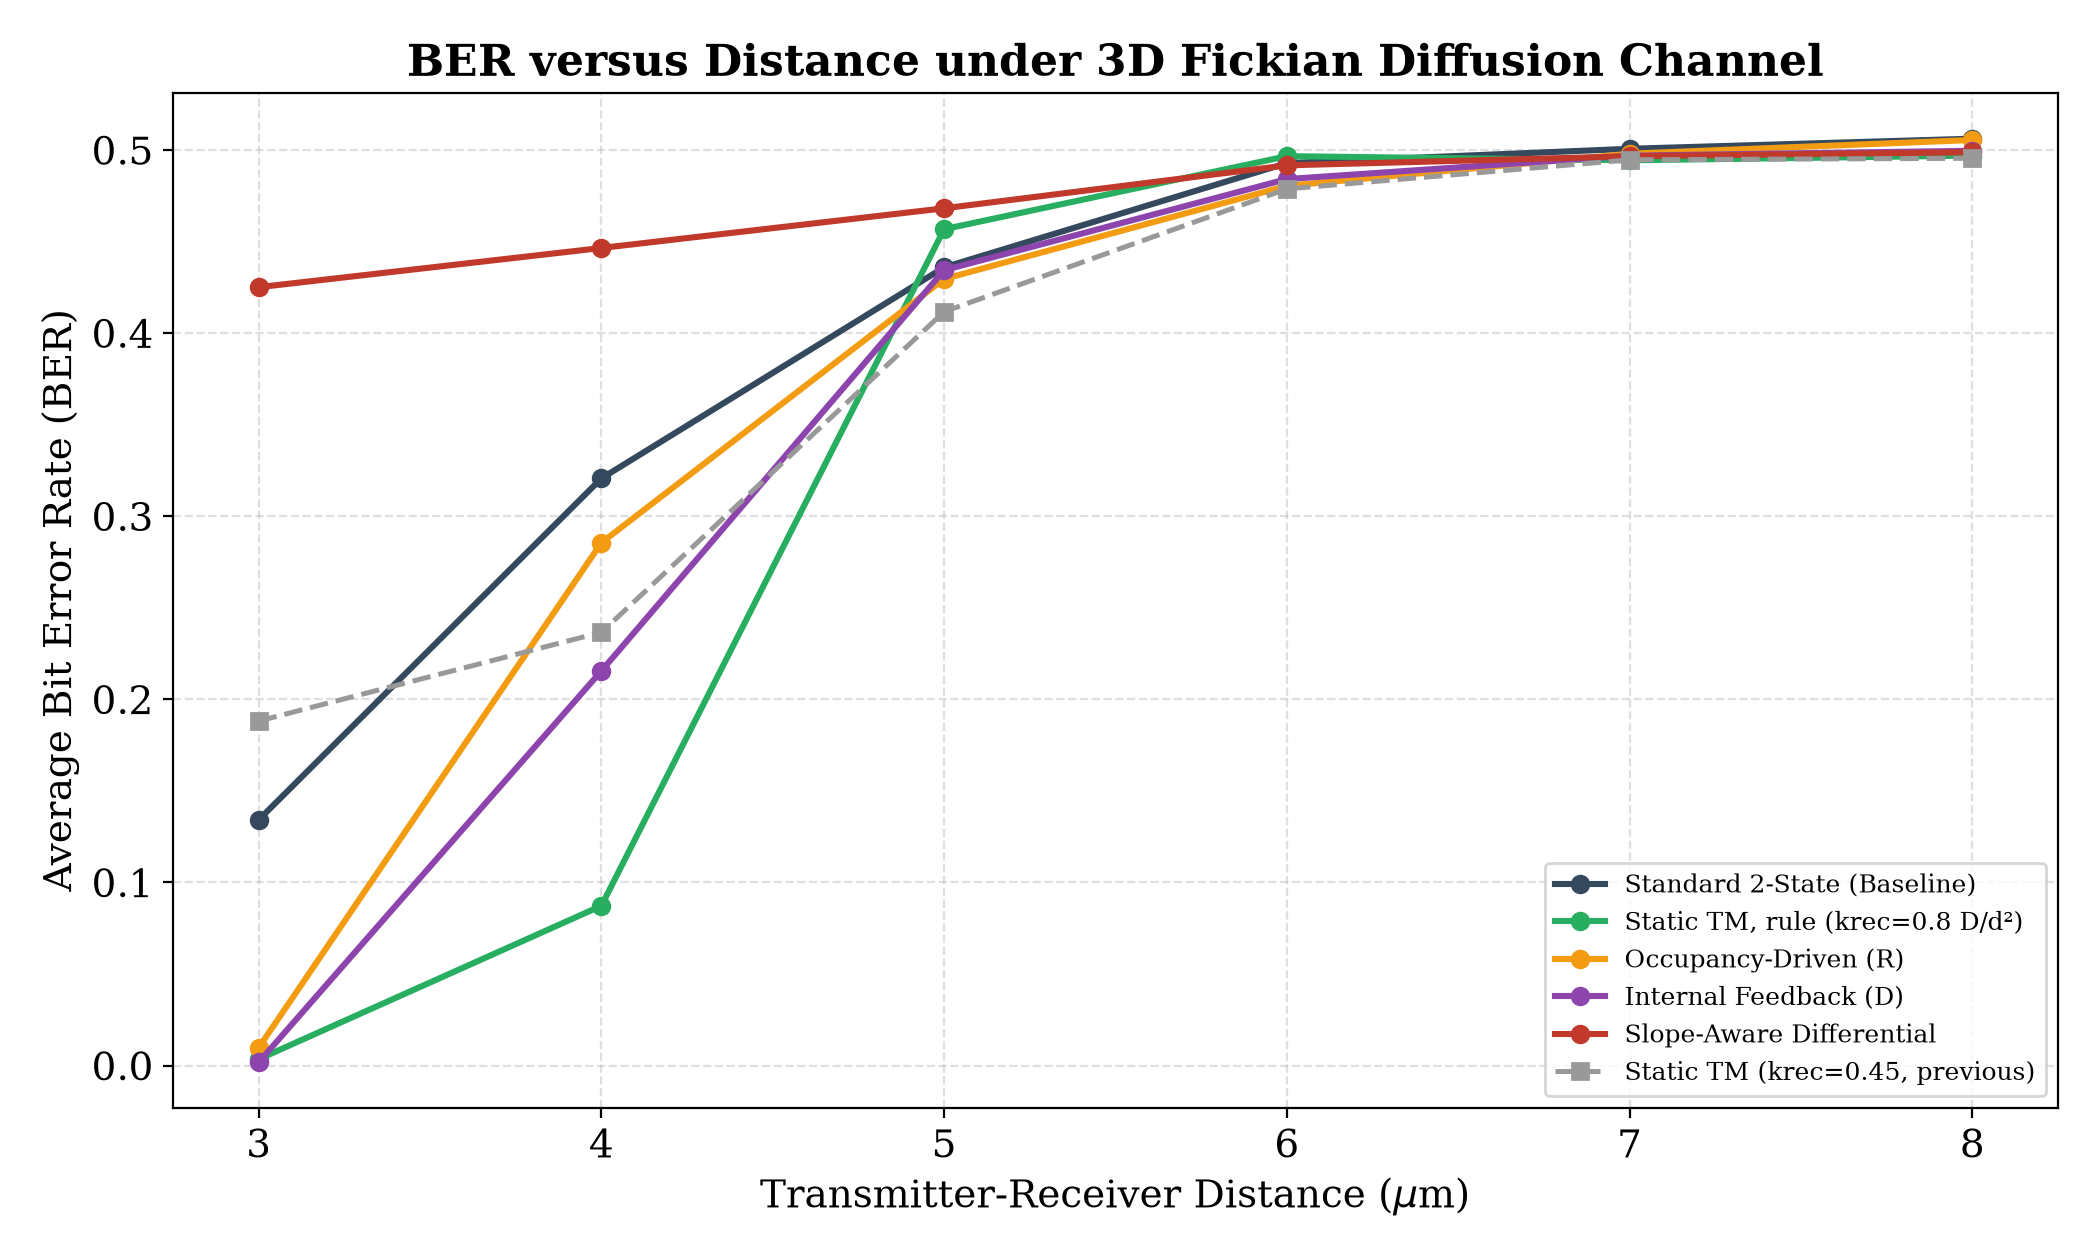

The Python source for this figure:
# dosya adi: distance_sweep_rule.py
# #4 - BER vs distance (3D Fickian), krec = 0.8*D/d^2 (her mesafede yeniden)
# Ciktilar: distance_sweep_rule.png , .pdf
# Paper icin final: NUM_ITERATIONS=20, NUM_BITS=2000

import numpy as np
import matplotlib.pyplot as plt

plt.rcParams.update({
    "font.family": "serif", "font.size": 14, "axes.titlesize": 16,
    "axes.titleweight": "bold", "lines.linewidth": 2.2, "figure.dpi": 130,
})
np.random.seed(42)

DT = 0.005; T_BIT = 0.2; K_ON = 50.0; K_OFF = 5.0
NUM_BITS = 1500; TRAIN_BITS = 200; NUM_ITERATIONS = 12
SCALE = 80; SAMPLE_TIME = 0.08
Q = 50000; D_COEFF = 30.0
DISTANCES = [3.0, 4.0, 5.0, 6.0, 7.0, 8.0]; KREC_OLD = 0.45

def simulate_receiver(C, mode, krec_val=0.45):
    n = len(C); R = np.zeros(n); D = np.zeros(n); F = np.ones(n)
    if mode == "slope":
        kern = np.ones(5)/5.0; Cs = np.convolve(C, kern, mode="same")
        dC = np.zeros(n); dC[1:] = (Cs[1:]-Cs[:-1])/DT
    for i in range(1, n):
        if mode == "standard":
            R[i] = min(1.0, max(0.0, R[i-1] + (K_ON*C[i-1]*F[i-1]-K_OFF*R[i-1])*DT))
            D[i] = 0.0; F[i] = min(1.0, max(0.0, 1.0-R[i])); continue
        if mode in ("static_rule", "static_old"): k = krec_val
        elif mode == "occupancy": k = 0.2 + 5.0*R[i-1]
        elif mode == "feedback":  k = 0.2 + 3.5*D[i-1]
        elif mode == "slope":     k = 0.2 + 0.8*max(0.0, -dC[i-1])
        R[i] = min(1.0, max(0.0, R[i-1] + (K_ON*C[i-1]*F[i-1]-K_OFF*R[i-1])*DT))
        D[i] = min(1.0, max(0.0, D[i-1] + (K_OFF*R[i-1]-k*D[i-1])*DT))
        tot = R[i]+D[i]
        if tot > 1.0: R[i] /= tot; D[i] /= tot
        F[i] = min(1.0, max(0.0, 1.0-R[i]-D[i]))
    return R

def build_fick_channel(bits, d):
    n = int(NUM_BITS*T_BIT/DT); C = np.zeros(n)
    pt = np.maximum(np.arange(0, 2.0, DT), 1e-12)
    p = (Q/((4*np.pi*D_COEFF*pt)**1.5))*np.exp(-(d**2)/(4*D_COEFF*pt)); p *= 0.005
    for i, b in enumerate(bits):
        if b == 1:
            s = int(i*T_BIT/DT); e = min(s+len(p), n); C[s:e] += p[:e-s]
    return C

def ber(R, bits):
    idx = [min(int((j*T_BIT+SAMPLE_TIME)/DT), len(R)-1) for j in range(NUM_BITS)]
    s = np.array([R[i] for i in idx])
    mu1 = np.mean(s[:TRAIN_BITS][bits[:TRAIN_BITS]==1]); mu0 = np.mean(s[:TRAIN_BITS][bits[:TRAIN_BITS]==0])
    th = (mu1+mu0)/2.0
    return np.mean((s[TRAIN_BITS:]>th).astype(int) != bits[TRAIN_BITS:])

modes  = ["standard","static_rule","occupancy","feedback","slope","static_old"]
labels = ["Standard 2-State (Baseline)","Static TM, rule (krec=0.8 D/d²)",
          "Occupancy-Driven (R)","Internal Feedback (D)",
          "Slope-Aware Differential","Static TM (krec=0.45, previous)"]
res = {l: [] for l in labels}
print("d[um]  krec_rule")
for d in DISTANCES:
    kr = 0.8*D_COEFF/(d**2); print(f"  {d:>3}   {kr:.2f}")
    acc = {l: 0.0 for l in labels}
    for _ in range(NUM_ITERATIONS):
        bits = np.random.randint(0, 2, NUM_BITS)
        Cn = np.random.poisson(build_fick_channel(bits, d)*SCALE)/SCALE
        for m, lab in zip(modes, labels):
            kv = kr if m=="static_rule" else KREC_OLD
            acc[lab] += ber(simulate_receiver(Cn, m, kv), bits)
    for lab in labels: res[lab].append(acc[lab]/NUM_ITERATIONS)

fig, ax = plt.subplots(figsize=(10.5, 6.3))
colors = ["#34495e","#27ae60","#f39c12","#8e44ad","#c0392b"]
for lab, col in zip(labels[:5], colors): ax.plot(DISTANCES, res[lab], "o-", color=col, label=lab)
ax.plot(DISTANCES, res[labels[5]], "s--", color="0.6", lw=1.8, label=labels[5])
ax.set_xlabel("Transmitter-Receiver Distance ($\\mu$m)")
ax.set_ylabel("Average Bit Error Rate (BER)")
ax.set_title("BER versus Distance under 3D Fickian Diffusion Channel")
ax.grid(True, which="both", ls="--", alpha=0.4); ax.legend(fontsize=9, loc="best")
plt.tight_layout()
plt.savefig("distance_sweep_rule.png", dpi=200)
plt.savefig("distance_sweep_rule.pdf")
plt.show()
